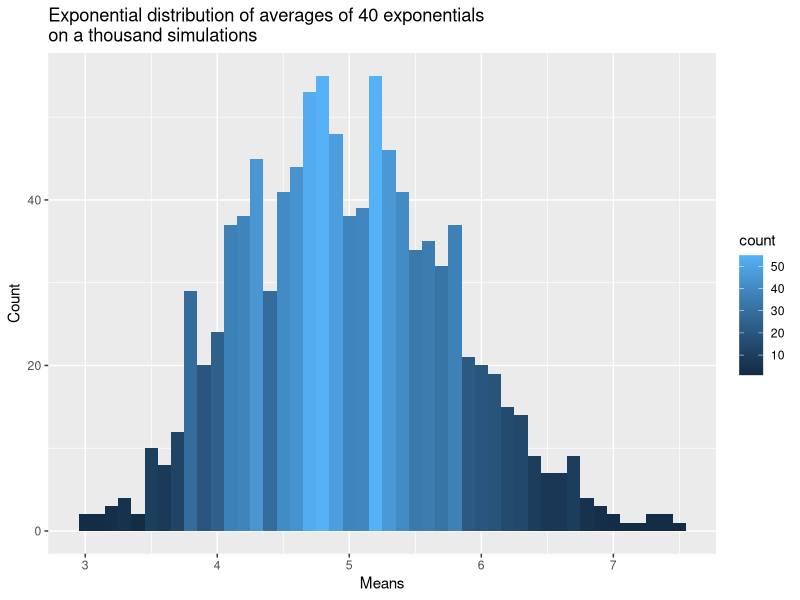
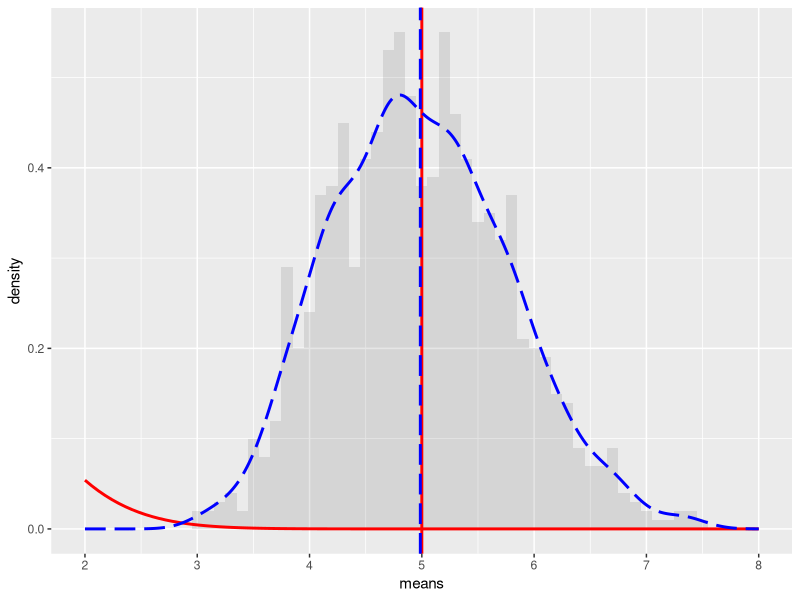

Reproduce these figures in R, in order.
## ---- chunk 1
# Load libraries
library(knitr)
library(ggplot2)
opts_chunk$set(fig.width=6, fig.height=3.5)
## ---- chunk 2
lambda <- 0.2 # Set lambda for the Exponential Distribution
n <- 40 # Set the number of exponentials
num_of_simul <- 1000 # Set the number of simulations
set.seed(3) # Set the seed for analysis reproducibility
## ---- chunk 3
# Calculate the Exponential distribution using a Matrix of n * number of simulations
exp_distrib <- matrix(data = rexp(n * num_of_simul, lambda), nrow = num_of_simul)
exp_distrib_mean <- data.frame(means = apply(exp_distrib, 1, mean))
## ---- chunk 4
ggplot(data = exp_distrib_mean, aes(x = means)) + 
geom_histogram(binwidth = 0.1, aes(fill = ..count..)) + 
labs(title = "Exponential distribution of averages of 40 exponentials\non a thousand simulations",
x="Means", y="Count") +
scale_x_continuous(breaks = round(seq(min(exp_distrib_mean$means), max(exp_distrib_mean$means), by=1)))
## ---- chunk 5
mu <- 1/lambda
mu
## ---- chunk 6
x_bar <- mean(exp_distrib_mean$means)
x_bar
## ---- chunk 7
std_dev <- 1/lambda/sqrt(n)
std_dev
## ---- chunk 8
var <- std_dev^2
var
## ---- chunk 9
std_dev_x <- sd(exp_distrib_mean$means)
std_dev_x

var_x <- var(exp_distrib_mean$means)
var_x
## ---- chunk 10
ggplot(data = exp_distrib_mean, aes(x = means)) +
  geom_histogram(binwidth = 0.1, aes(y = ..density..), alpha = 0.15) +
  stat_function(fun = dnorm, arg = list(mean = mu, sd = std_dev), colour = "red", size = 1) +
  geom_vline(xintercept = mu, size = 1, colour = "red") +
  geom_density(colour = "blue", size = 1, linetype = "longdash") +
  geom_vline(xintercept = x_bar, size = 1, colour = "blue", linetype = "longdash") +
  scale_x_continuous(breaks = seq(mu-3, mu+3, 1), limits = c(mu-3, mu+3)) 
